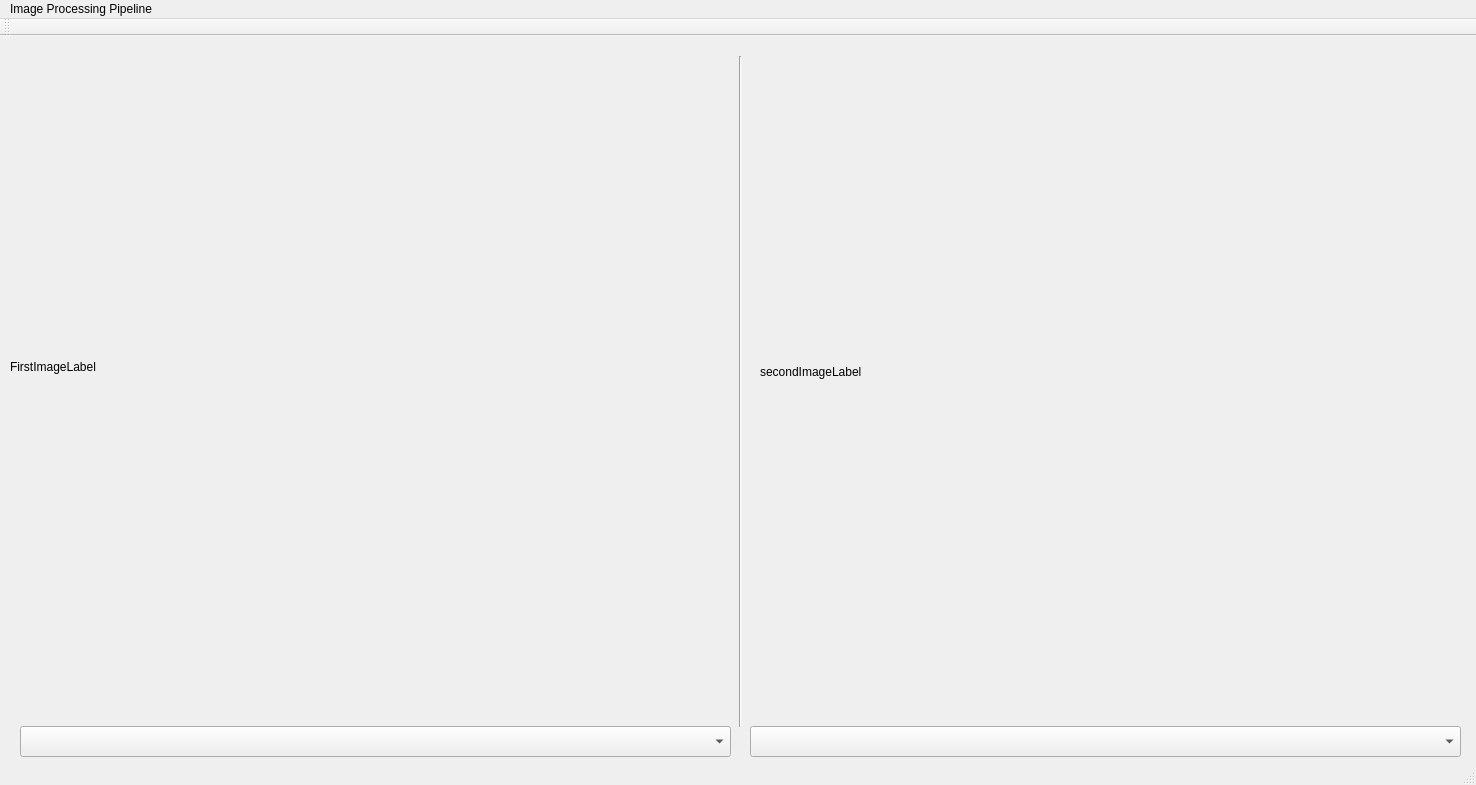
<?xml version="1.0" encoding="UTF-8"?>
<ui version="4.0">
 <class>MainWindow</class>
 <widget class="QMainWindow" name="MainWindow">
  <property name="geometry">
   <rect>
    <x>0</x>
    <y>0</y>
    <width>1476</width>
    <height>785</height>
   </rect>
  </property>
  <property name="windowTitle">
   <string>MainWindow</string>
  </property>
  <widget class="QWidget" name="centralWidget">
   <widget class="Line" name="_line">
    <property name="geometry">
     <rect>
      <x>730</x>
      <y>20</y>
      <width>20</width>
      <height>671</height>
     </rect>
    </property>
    <property name="orientation">
     <enum>Qt::Vertical</enum>
    </property>
   </widget>
   <widget class="QLabel" name="firstImageLabel">
    <property name="geometry">
     <rect>
      <x>10</x>
      <y>10</y>
      <width>701</width>
      <height>641</height>
     </rect>
    </property>
    <property name="text">
     <string>FirstImageLabel</string>
    </property>
   </widget>
   <widget class="QLabel" name="secondImageLabel">
    <property name="geometry">
     <rect>
      <x>760</x>
      <y>10</y>
      <width>701</width>
      <height>651</height>
     </rect>
    </property>
    <property name="text">
     <string>secondImageLabel</string>
    </property>
   </widget>
   <widget class="QComboBox" name="filterComboBox">
    <property name="geometry">
     <rect>
      <x>750</x>
      <y>690</y>
      <width>711</width>
      <height>31</height>
     </rect>
    </property>
   </widget>
   <widget class="QComboBox" name="imageComboBox">
    <property name="geometry">
     <rect>
      <x>20</x>
      <y>690</y>
      <width>711</width>
      <height>31</height>
     </rect>
    </property>
   </widget>
  </widget>
  <widget class="QMenuBar" name="menuBar">
   <property name="geometry">
    <rect>
     <x>0</x>
     <y>0</y>
     <width>1476</width>
     <height>22</height>
    </rect>
   </property>
   <widget class="QMenu" name="menuImage_Processing_Pipeline">
    <property name="title">
     <string>Image Processing Pipeline</string>
    </property>
   </widget>
   <addaction name="menuImage_Processing_Pipeline"/>
  </widget>
  <widget class="QToolBar" name="mainToolBar">
   <attribute name="toolBarArea">
    <enum>TopToolBarArea</enum>
   </attribute>
   <attribute name="toolBarBreak">
    <bool>false</bool>
   </attribute>
  </widget>
  <widget class="QStatusBar" name="statusBar"/>
 </widget>
 <layoutdefault spacing="6" margin="11"/>
 <resources/>
 <connections/>
</ui>
